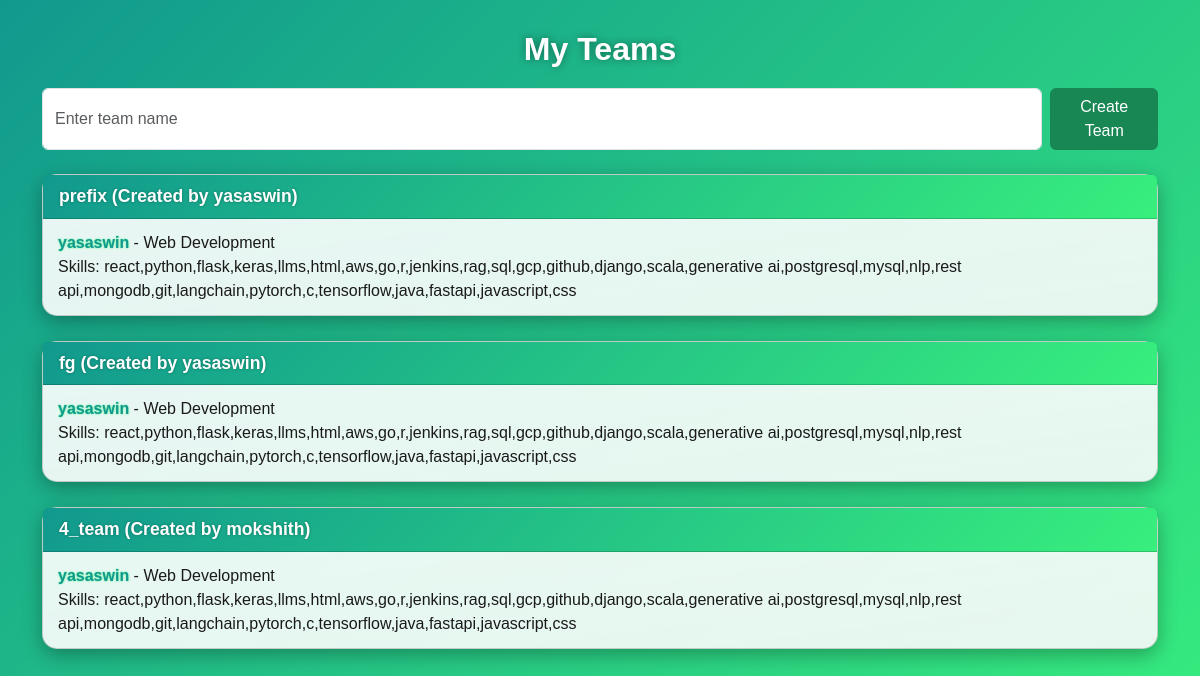
The page /teams (signed in) on the database its author committed.
### tables this page shows
CREATE TABLE teams (
            id INTEGER PRIMARY KEY AUTOINCREMENT,
            name TEXT,
            created_by INTEGER,
            FOREIGN KEY(created_by) REFERENCES users(id)
        );

CREATE TABLE users (
            id INTEGER PRIMARY KEY AUTOINCREMENT,
            username TEXT UNIQUE NOT NULL,
            email TEXT UNIQUE NOT NULL,
            password TEXT NOT NULL,
            fullname TEXT,
            contact TEXT,
            resume TEXT,
            skills TEXT,
            domain TEXT
        );

### app.py (the view)
@app.route("/teams")
def teams():
    if "user_id" not in session:
        return redirect(url_for("login"))
    conn = get_db_connection()
    teams_list = conn.execute("""
        SELECT t.id, t.name, t.created_by, u.username AS creator_name
        FROM teams t
        JOIN team_members tm ON t.id = tm.team_id
        JOIN users u ON t.created_by = u.id
        WHERE tm.user_id=?
    """, (session["user_id"],)).fetchall()
    team_data = []
    for t in teams_list:
        members = conn.execute("""
            SELECT u.id, u.username, u.fullname, u.skills, u.domain
            FROM users u
            JOIN team_members tm ON u.id = tm.user_id
            WHERE tm.team_id=?
        """, (t["id"],)).fetchall()
        team_data.append({"team": t, "members": members})
    conn.close()
    return render_template("teams.html", team_data=team_data)

### app.py (called while the page is built)
def get_db_connection():
    conn = sqlite3.connect("users.db")
    conn.row_factory = sqlite3.Row
    return conn

### templates/teams.html (shortened to what this page needs)
<!DOCTYPE html>
<html lang="en">
<head>
<link href="https://cdn.jsdelivr.net/npm/bootstrap@5.3.2/dist/css/bootstrap.min.css" rel="stylesheet">
</head>
<body>
<div class="container mb-4">
  <h2>My Teams</h2>
  <form action="{{ url_for('create_team') }}" method="POST" class="d-flex gap-2 mb-4">
    <input type="text" name="team_name" class="form-control" placeholder="Enter team name" required>
    <button type="submit" class="btn btn-success">Create Team</button>
  </form>
  {% for t in team_data %}
    <div class="card">
      <div class="card-header">
        {{ t.team.name }} (Created by {{ t.team.creator_name }})
      </div>
      <ul class="list-group list-group-flush">
        {% for m in t.members %}
          <li class="list-group-item">
            <b>{{ m.username }}</b> - {{ m.domain }}<br>
            Skills: {{ m.skills }}
          </li>
        {% endfor %}
      </ul>
    </div>
  {% else %}
    <p class="text-muted">You are not part of any team yet.</p>
  {% endfor %}
</div>
</body>
</html>

### templates/teams.html (style rules this page uses)
body { background: linear-gradient(135deg, #11998e, #38ef7d); color: #1a1a1a; font-family: Arial, sans-serif; min-height: 100vh; padding-top: 30px; }
h2 { text-align: center; margin-bottom: 20px; font-weight: bold; color: #fff; text-shadow: 0 0 8px rgba(0,0,0,0.4); }
.card { border-radius: 15px; background: linear-gradient(to bottom right, rgba(255,255,255,0.9), rgba(240,248,245,0.95)); box-shadow: 0 6px 20px rgba(0,0,0,0.3); margin-bottom: 25px; transition: transform 0.3s, box-shadow 0.3s; }
.card-header { font-size: 1.1rem; font-weight: bold; background: linear-gradient(135deg, #11998e, #38ef7d); color: #fff; border-top-left-radius: 15px; border-top-right-radius: 15px; text-shadow: 0 0 3px rgba(0,0,0,0.3); }
.list-group-item { background: transparent; border: none; color: #1a1a1a; padding: 12px 15px; }
.list-group-item b { color: #11998e; text-shadow: 0 0 2px #38ef7d; }

### rows shown on the page
teams: team.name "prefix"
users: team.creator_name "yasaswin" "yasaswin", username "yasaswin", domain "Web Development", skills "react,python,flask,keras,llms,html,aws,go,r,jenkins,rag,sql,gcp,github,django,scala,generative ai,postgresql,mysql,nlp,rest api,mongodb,git,langchain,pytorch,c,tensorflow,java,fastapi,javascript,css"
teams: team.name "fg"
teams: team.name "4_team"
users: team.creator_name "mokshith"
